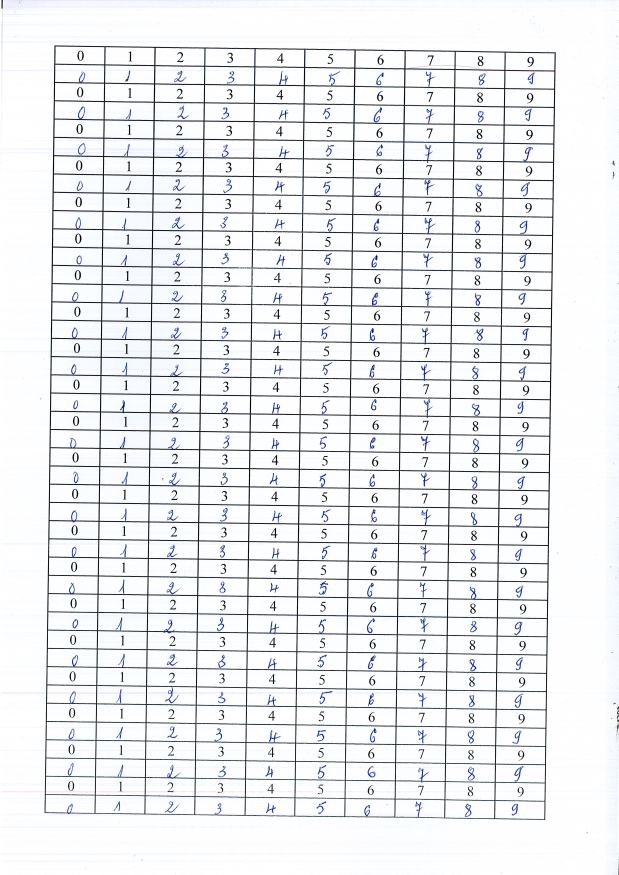
#> input picture raw/image-004.jpg, 2473 x 3497 px (shown at 1/4 size)
$ python masscrop.py   (older library calls are emulated)
#> lines starting #> are read from the running program, lines starting #| are printed output that depends on the picture; after the words box and inside, x2 and y2 are one past the last pixel; in counts of white or black regions, pixels touching at a corner belong together
import os
import cv2
import numpy as np
from pathlib import Path
import shutil

import deskrewUtils as dk

count = [0 for i in range(10)]


def resize_display_img(src, height):
    height = 800
    width = int(height*src.shape[1]/src.shape[0])
    dim = (width, height)
    imgx = cv2.resize(src, dim)
    cv2.imshow('', imgx)
    cv2.waitKey(0)


def deskrew(src):
#> called with src = 'raw/image-004.jpg'
    image = cv2.imread(src)
#> image is the input picture: shape (3497, 2473, 3); mean B, G, R 239.6, 237, 235.5

    gray = cv2.cvtColor(image, cv2.COLOR_BGR2GRAY)
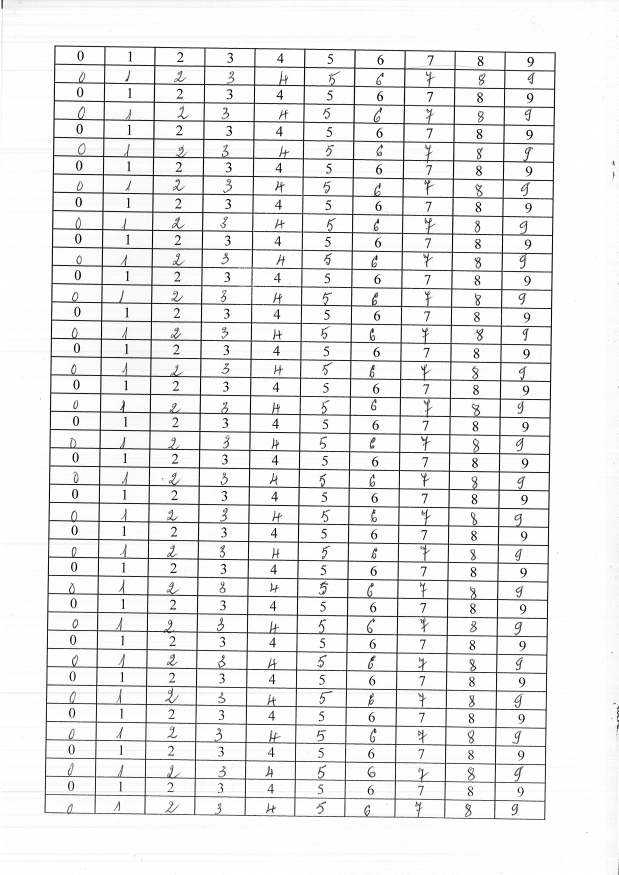
#> gray: shape (3497, 2473) (shown at 1/4 size); min 0, max 255, mean 236.9
    gray = cv2.bitwise_not(gray)
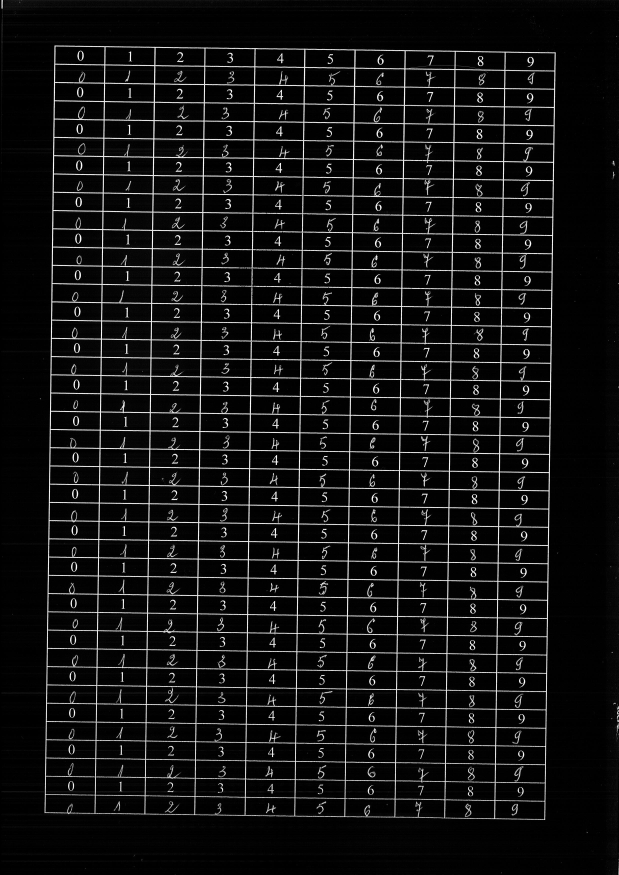
#> gray: shape (3497, 2473) (shown at 1/4 size); min 0, max 255, mean 18.1
    thresh = cv2.threshold(gray, 0, 255, cv2.THRESH_BINARY | cv2.THRESH_OTSU)[1]
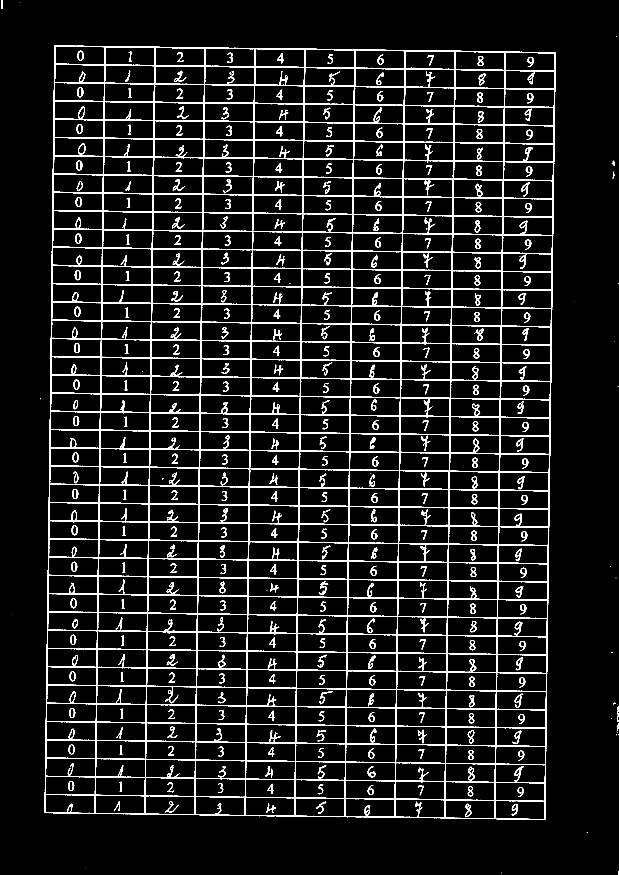
#> thresh: shape (3497, 2473) (shown at 1/4 size); 6.9% white; 525 white regions (117 under 20 px), largest, box (x1, y1, x2, y2) and area: (178, 182, 2223, 3279) 473067, (1275, 2324, 1313, 2379) 545, (660, 2753, 713, 2813) 513

    coords = np.column_stack(np.where(thresh > 0))
#> coords = 596820 pairs, first value 0 to 3496, second value 6 to 2472

    rect = cv2.minAreaRect(coords)
#> rect = ((1748, 1239), (2466, 3496), -90)
    box = cv2.boxPoints(rect)
#> box = [[3496, 2472], [-7.55e-14, 2472], [0, 6], [3496, 6]]
    box = np.int0(box)
#> box = [[3496, 2472], [0, 2472], [0, 6], [3496, 6]]
    img_temp = image.copy()
    img_temp = cv2.drawContours(img_temp, [box], 0, (0, 0, 255), 20)
    resize_display_img(img_temp, 800)
#> in resize_display_img, `imgx = cv2.resize(src, dim)`:
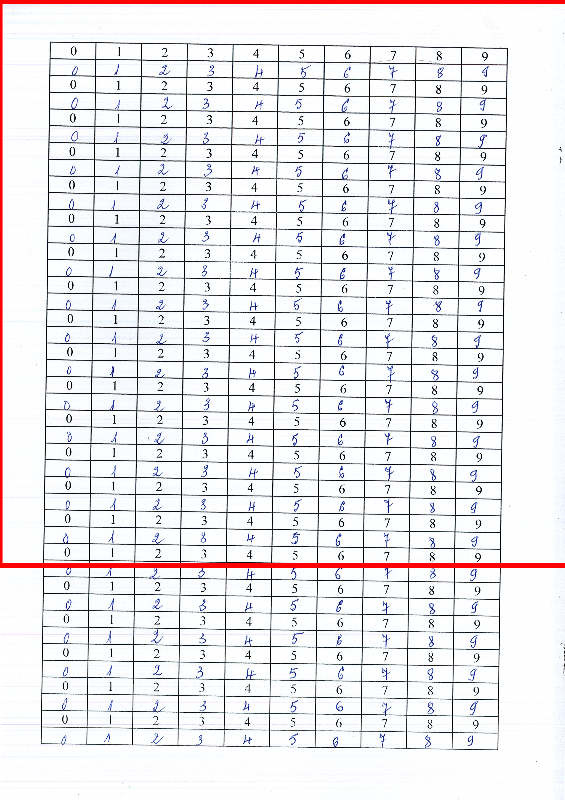
#> imgx: shape (800, 565, 3); mean B, G, R 236, 233.4, 235.6

    angle = cv2.minAreaRect(coords)[-1]
#> angle = -90
    print("Angle1:", angle)
#| Angle1: -90.0
    if angle < 45:
        angle = - angle
#> angle = 90
    else:
        angle = 90 - angle

    print("Angle2:", angle)
#| Angle2: 90.0
    (h, w) = image.shape[:2]  # 0,1
#> h = 3497; w = 2473
    center = (w // 2, h // 2)
#> center = (1236, 1748)
    M = cv2.getRotationMatrix2D(center, angle, 1.0)
#> M = [[6.12e-17, 1, -512], [-1, 6.12e-17, 2984]]
    rotated = cv2.warpAffine(image, M, (w, h),
                             flags=cv2.INTER_CUBIC, borderMode=cv2.BORDER_REPLICATE)
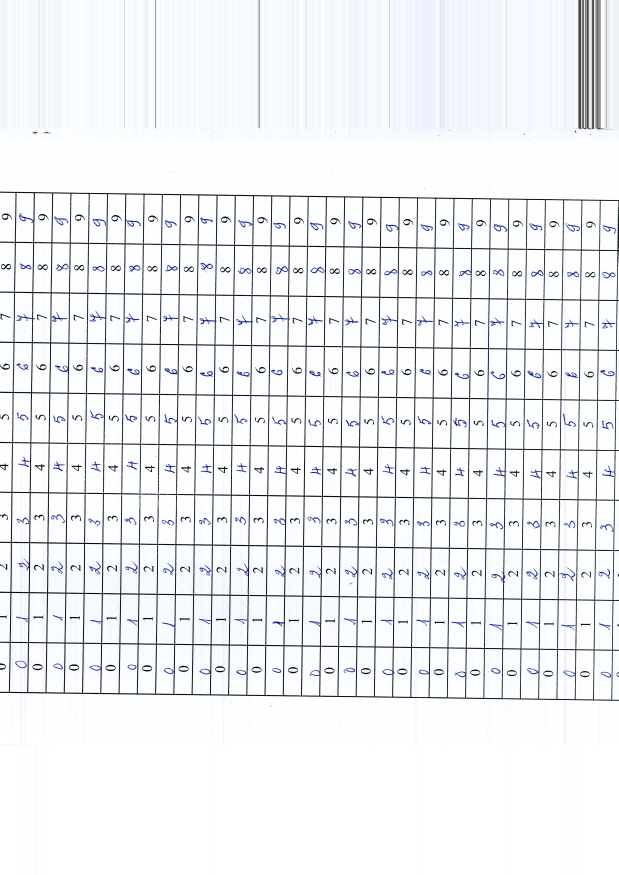
#> rotated: shape (3497, 2473, 3) (shown at 1/4 size); mean B, G, R 241.6, 238.9, 237.3

    print("[INFO] angle: {:.3f}".format(angle))
#| [INFO] angle: 90.000
    resize_display_img(rotated, 800)
#> call 2 of resize_display_img, with height = 800
#> in resize_display_img (call 2), `imgx = cv2.resize(src, dim)`:
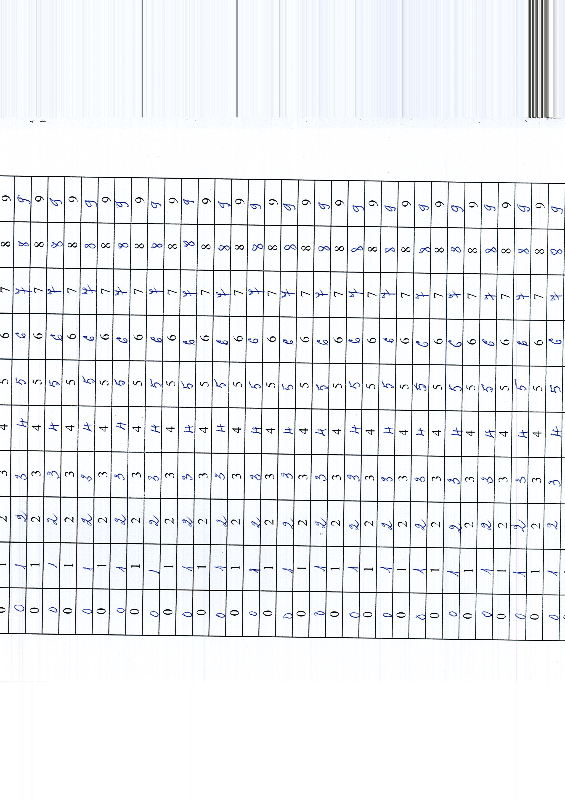
#> imgx: shape (800, 565, 3); mean B, G, R 241.6, 238.8, 237.2

    return rotated


# [183 lines left out: functions crop_written_cell, detect_box, load_all, not called in this run]
    # [6 lines of commented-out code are left out]

deskrew('raw/image-004.jpg')
